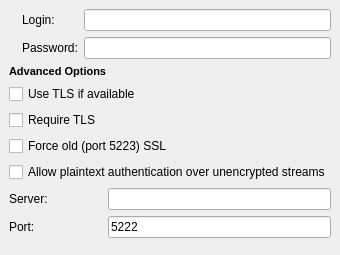
<ui version="4.0" >
 <author></author>
 <comment></comment>
 <exportmacro></exportmacro>
 <class>JabberSettings</class>
 <widget class="QWidget" name="JabberSettings" >
  <property name="geometry" >
   <rect>
    <x>0</x>
    <y>0</y>
    <width>305</width>
    <height>255</height>
   </rect>
  </property>
  <property name="windowTitle" >
   <string>WengoPhone - Jabber Settings</string>
  </property>
  <layout class="QGridLayout" >
   <property name="margin" >
    <number>9</number>
   </property>
   <property name="spacing" >
    <number>6</number>
   </property>
   <item row="2" column="0" colspan="2" >
    <spacer>
     <property name="orientation" >
      <enum>Qt::Vertical</enum>
     </property>
     <property name="sizeHint" >
      <size>
       <width>287</width>
       <height>16</height>
      </size>
     </property>
    </spacer>
   </item>
   <item row="0" column="0" >
    <widget class="QLabel" name="label" >
     <property name="text" >
      <string/>
     </property>
     <property name="pixmap" >
      <pixmap resource="../wengophone.qrc" >:/pics/protocol_jabber.png</pixmap>
     </property>
    </widget>
   </item>
   <item row="0" column="1" >
    <layout class="QGridLayout" >
     <property name="margin" >
      <number>0</number>
     </property>
     <property name="spacing" >
      <number>6</number>
     </property>
     <item row="1" column="0" >
      <widget class="QLabel" name="passwordLabel" >
       <property name="text" >
        <string>Password:</string>
       </property>
      </widget>
     </item>
     <item row="1" column="1" >
      <widget class="QLineEdit" name="passwordLineEdit" />
     </item>
     <item row="0" column="1" >
      <widget class="QLineEdit" name="loginLineEdit" />
     </item>
     <item row="0" column="0" >
      <widget class="QLabel" name="loginLabel" >
       <property name="text" >
        <string>Login:</string>
       </property>
      </widget>
     </item>
    </layout>
   </item>
   <item row="1" column="0" colspan="2" >
    <layout class="QGridLayout" >
     <property name="margin" >
      <number>0</number>
     </property>
     <property name="spacing" >
      <number>6</number>
     </property>
     <item row="5" column="0" >
      <widget class="QLabel" name="connectlabel" >
       <property name="text" >
        <string>Server:</string>
       </property>
      </widget>
     </item>
     <item row="0" column="0" colspan="2" >
      <widget class="QLabel" name="advancedOptionsLabel" >
       <property name="font" >
        <font>
         <family>MS Shell Dlg</family>
         <pointsize>8</pointsize>
         <weight>75</weight>
         <italic>false</italic>
         <bold>true</bold>
         <underline>false</underline>
         <strikeout>false</strikeout>
        </font>
       </property>
       <property name="text" >
        <string>Advanced Options</string>
       </property>
      </widget>
     </item>
     <item row="2" column="0" >
      <widget class="QCheckBox" name="requireTLSCheckBox" >
       <property name="text" >
        <string>Require TLS</string>
       </property>
      </widget>
     </item>
     <item row="6" column="0" >
      <widget class="QLabel" name="portLabel" >
       <property name="text" >
        <string>Port:</string>
       </property>
      </widget>
     </item>
     <item row="5" column="1" >
      <widget class="QLineEdit" name="serverLineEdit" />
     </item>
     <item row="1" column="0" colspan="2" >
      <widget class="QCheckBox" name="useTLSCheckBox" >
       <property name="text" >
        <string>Use TLS if available</string>
       </property>
      </widget>
     </item>
     <item row="4" column="0" colspan="2" >
      <widget class="QCheckBox" name="allowPlainTextAuthenticationCheckBox" >
       <property name="text" >
        <string>Allow plaintext authentication over unencrypted streams</string>
       </property>
      </widget>
     </item>
     <item row="6" column="1" >
      <widget class="QLineEdit" name="portLineEdit" >
       <property name="text" >
        <string>5222</string>
       </property>
      </widget>
     </item>
     <item row="3" column="0" colspan="2" >
      <widget class="QCheckBox" name="forceOldSSLCheckBox" >
       <property name="text" >
        <string>Force old (port 5223) SSL</string>
       </property>
      </widget>
     </item>
    </layout>
   </item>
  </layout>
 </widget>
 <pixmapfunction></pixmapfunction>
 <resources>
  <include location="../wengophone.qrc" />
 </resources>
 <connections/>
</ui>
